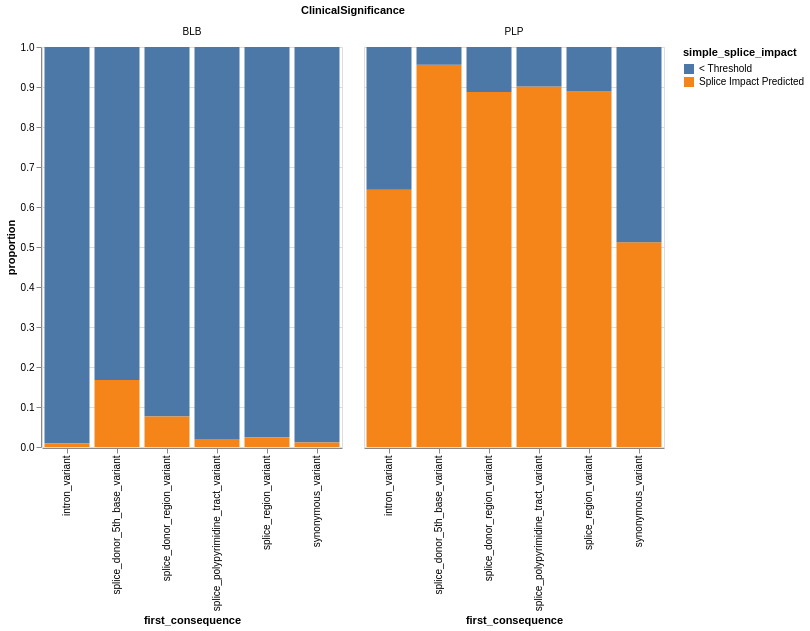
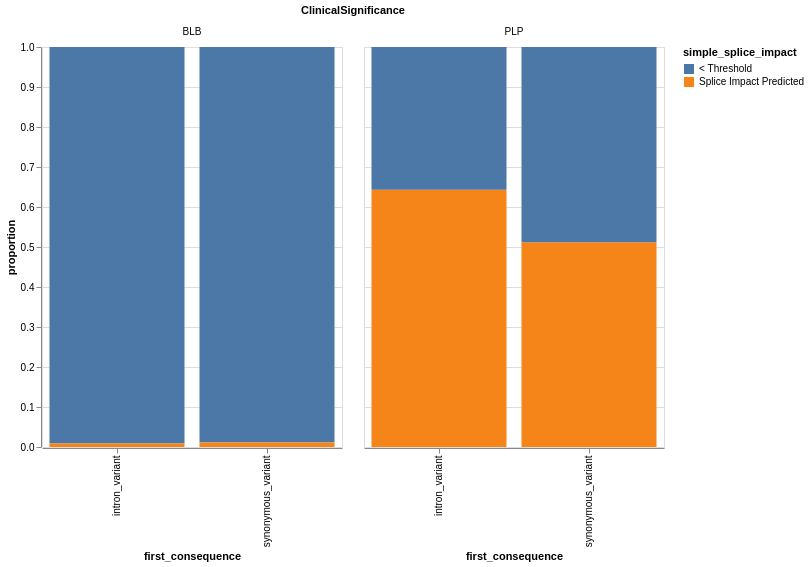

Notebook code for these charts, in order:
### Markdown cell above
## Batched Analysis

### Code cell
for key in dfs_for_analysis.keys():
    df_for_analysis = dfs_for_analysis[key]

    final_df = pd.merge(for_vcf, df_for_analysis, on=['pos_id', 'pos', 'GeneSymbol'], how='inner')[['Name', 'GeneSymbol', 'chrom', 'ClinicalSignificance', 'ReviewStatus', 'pos', 'ref', 'alt', 'hgvs_c', 'aa_change', 'pos_id', 'Consequence','first_consequence', 'maxSpliceAI', 'splice_impact', 'simple_splice_impact']]

    consequence_bars(final_df, key)

### Figure 1 — Vega-Lite specification as saved in the notebook (floating-point values rounded to 4 significant figures)
{"config": {"view": {"continuousWidth": 300, "continuousHeight": 300}}, "data": {"name": "data-c4d86b4c1da45d46087606bb2b4054d9"}, "facet": {"field": "ClinicalSignificance", "type": "nominal"}, "spec": {"mark": {"type": "bar"}, "encoding": {"color": {"field": "simple_splice_impact", "type": "nominal"}, "x": {"field": "first_consequence", "type": "nominal"}, "y": {"field": "proportion", "type": "quantitative"}}, "height": 400, "width": 300}, "$schema": "https://vega.github.io/schema/vega-lite/v5.20.1.json", "datasets": {"data-c4d86b4c1da45d46087606bb2b4054d9": [{"first_consequence": "intron_variant", "ClinicalSignificance": "BLB", "simple_splice_impact": "< Threshold", "count": 165789, "proportion": 0.9913}, {"first_consequence": "intron_variant", "ClinicalSignificance": "BLB", "simple_splice_impact": "Splice Impact Predicted", "count": 1461, "proportion": 0.008735}, {"first_consequence": "intron_variant", "ClinicalSignificance": "PLP", "simple_splice_impact": "Splice Impact Predicted", "count": 238, "proportion": 0.6432}, {"first_consequence": "intron_variant", "ClinicalSignificance": "PLP", "simple_splice_impact": "< Threshold", "count": 132, "proportion": 0.3568}, {"first_consequence": "splice_donor_5th_base_variant", "ClinicalSignificance": "BLB", "simple_splice_impact": "< Threshold", "count": 248, "proportion": 0.8322}, {"first_consequence": "splice_donor_5th_base_variant", "ClinicalSignificance": "BLB", "simple_splice_impact": "Splice Impact Predicted", "count": 50, "proportion": 0.1678}, {"first_consequence": "splice_donor_5th_base_variant", "ClinicalSignificance": "PLP", "simple_splice_impact": "Splice Impact Predicted", "count": 535, "proportion": 0.9554}, {"first_consequence": "splice_donor_5th_base_variant", "ClinicalSignificance": "PLP", "simple_splice_impact": "< Threshold", "count": 25, "proportion": 0.04464}, {"first_consequence": "splice_donor_region_variant", "ClinicalSignificance": "BLB", "simple_splice_impact": "< Threshold", "count": 1086, "proportion": 0.9235}, {"first_consequence": "splice_donor_region_variant", "ClinicalSignificance": "BLB", "simple_splice_impact": "Splice Impact Predicted", "count": 90, "proportion": 0.07653}, {"first_consequence": "splice_donor_region_variant", "ClinicalSignificance": "PLP", "simple_splice_impact": "Splice Impact Predicted", "count": 307, "proportion": 0.8873}, {"first_consequence": "splice_donor_region_variant", "ClinicalSignificance": "PLP", "simple_splice_impact": "< Threshold", "count": 39, "proportion": 0.1127}, {"first_consequence": "splice_polypyrimidine_tract_variant", "ClinicalSignificance": "BLB", "simple_splice_impact": "< Threshold", "count": 56648, "proportion": 0.9797}, {"first_consequence": "splice_polypyrimidine_tract_variant", "ClinicalSignificance": "BLB", "simple_splice_impact": "Splice Impact Predicted", "count": 1173, "proportion": 0.02029}, {"first_consequence": "splice_polypyrimidine_tract_variant", "ClinicalSignificance": "PLP", "simple_splice_impact": "Splice Impact Predicted", "count": 164, "proportion": 0.9011}, {"first_consequence": "splice_polypyrimidine_tract_variant", "ClinicalSignificance": "PLP", "simple_splice_impact": "< Threshold", "count": 18, "proportion": 0.0989}, {"first_consequence": "splice_region_variant", "ClinicalSignificance": "BLB", "simple_splice_impact": "< Threshold", "count": 55276, "proportion": 0.9754}, {"first_consequence": "splice_region_variant", "ClinicalSignificance": "BLB", "simple_splice_impact": "Splice Impact Predicted", "count": 1394, "proportion": 0.0246}, {"first_consequence": "splice_region_variant", "ClinicalSignificance": "PLP", "simple_splice_impact": "Splice Impact Predicted", "count": 463, "proportion": 0.8887}, {"first_consequence": "splice_region_variant", "ClinicalSignificance": "PLP", "simple_splice_impact": "< Threshold", "count": 58, "proportion": 0.1113}, {"first_consequence": "synonymous_variant", "ClinicalSignificance": "BLB", "simple_splice_impact": "< Threshold", "count": 406869, "proportion": 0.9889}, {"first_consequence": "synonymous_variant", "ClinicalSignificance": "BLB", "simple_splice_impact": "Splice Impact Predicted", "count": 4575, "proportion": 0.01112}, {"first_consequence": "synonymous_variant", "ClinicalSignificance": "PLP", "simple_splice_impact": "Splice Impact Predicted", "count": 65, "proportion": 0.5118}, {"first_consequence": "synonymous_variant", "ClinicalSignificance": "PLP", "simple_splice_impact": "< Threshold", "count": 62, "proportion": 0.4882}]}}

### Figure 2 — Vega-Lite specification as saved in the notebook (floating-point values rounded to 4 significant figures)
{"config": {"view": {"continuousWidth": 300, "continuousHeight": 300}}, "data": {"name": "data-646f4e8d12baa8593c00e640d0745897"}, "facet": {"field": "ClinicalSignificance", "type": "nominal"}, "spec": {"mark": {"type": "bar"}, "encoding": {"color": {"field": "simple_splice_impact", "type": "nominal"}, "x": {"field": "first_consequence", "type": "nominal"}, "y": {"field": "proportion", "type": "quantitative"}}, "height": 400, "width": 300}, "$schema": "https://vega.github.io/schema/vega-lite/v5.20.1.json", "datasets": {"data-646f4e8d12baa8593c00e640d0745897": [{"first_consequence": "intron_variant", "ClinicalSignificance": "BLB", "simple_splice_impact": "< Threshold", "count": 165789, "proportion": 0.9913}, {"first_consequence": "intron_variant", "ClinicalSignificance": "BLB", "simple_splice_impact": "Splice Impact Predicted", "count": 1461, "proportion": 0.008735}, {"first_consequence": "intron_variant", "ClinicalSignificance": "PLP", "simple_splice_impact": "Splice Impact Predicted", "count": 238, "proportion": 0.6432}, {"first_consequence": "intron_variant", "ClinicalSignificance": "PLP", "simple_splice_impact": "< Threshold", "count": 132, "proportion": 0.3568}, {"first_consequence": "synonymous_variant", "ClinicalSignificance": "BLB", "simple_splice_impact": "< Threshold", "count": 406869, "proportion": 0.9889}, {"first_consequence": "synonymous_variant", "ClinicalSignificance": "BLB", "simple_splice_impact": "Splice Impact Predicted", "count": 4575, "proportion": 0.01112}, {"first_consequence": "synonymous_variant", "ClinicalSignificance": "PLP", "simple_splice_impact": "Splice Impact Predicted", "count": 65, "proportion": 0.5118}, {"first_consequence": "synonymous_variant", "ClinicalSignificance": "PLP", "simple_splice_impact": "< Threshold", "count": 62, "proportion": 0.4882}]}}
